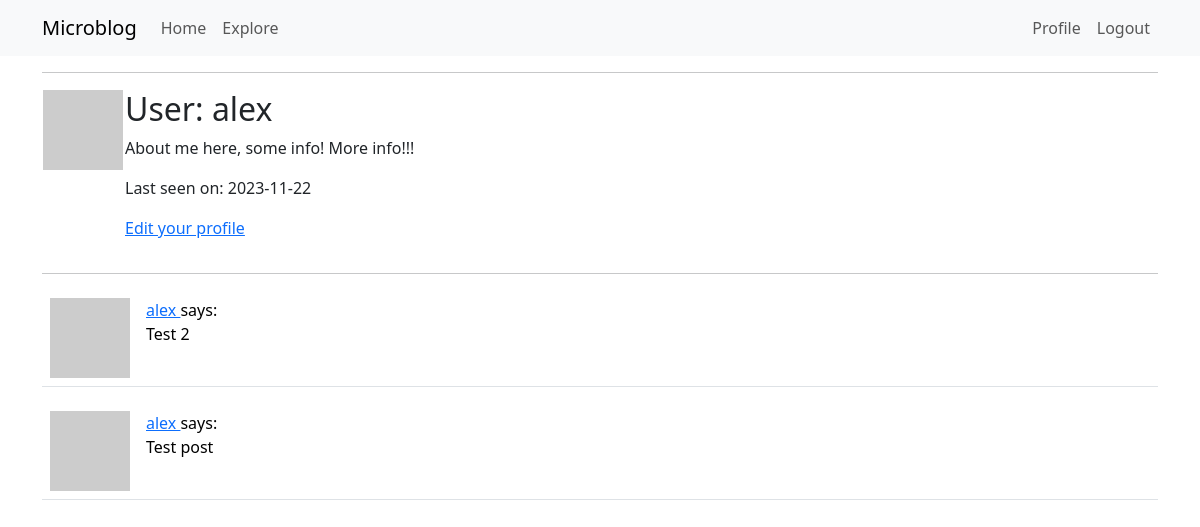
Page /user/alex (signed in) on the earlier database version.
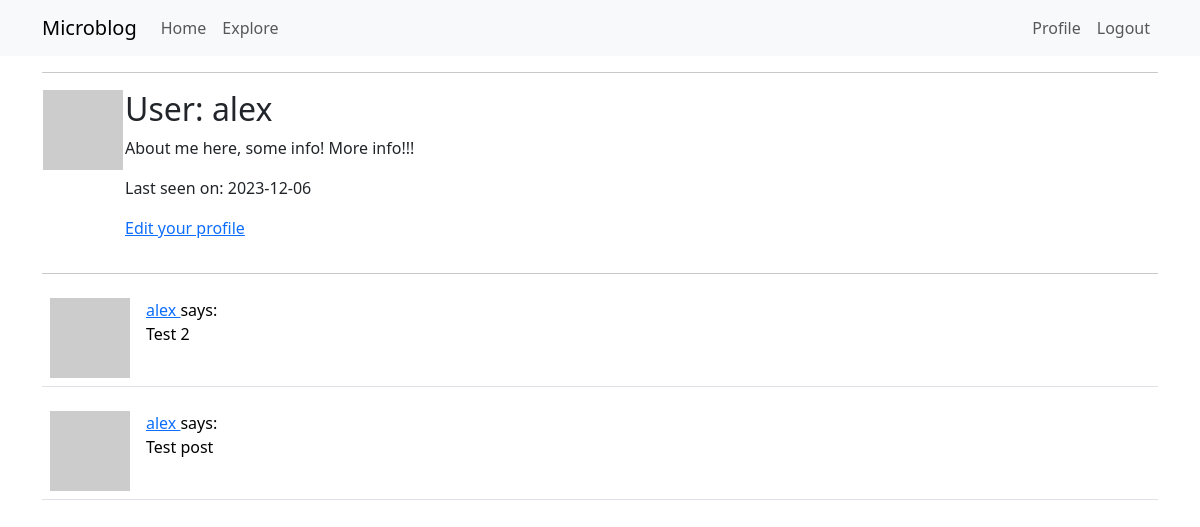
Same page on the later database version.
### app/models.py (models this page shows, shortened)
class User(UserMixin, db.Model):
    id = db.Column(db.Integer, primary_key=True)
    username = db.Column(db.String(64), index=True, unique=True)
    email = db.Column(db.String(120), index=True, unique=True)
    password_hash = db.Column(db.String(128))
    posts = db.relationship('Post', backref='author', lazy='dynamic')
    about_me = db.Column(db.String(140))
    last_seen = db.Column(db.DateTime, default=datetime.utcnow)
    followed = db.relationship(
        'User', secondary=followers,
        primaryjoin=(followers.c.follower_id == id),
        secondaryjoin=(followers.c.followed_id == id),
        backref=db.backref('followers', lazy='dynamic'), lazy='dynamic')
    def avatar(self, size):
        digest = md5(self.email.lower().encode('utf-8')).hexdigest()
        return 'https://www.gravatar.com/avatar/{}?d=identicon&s={}'.format(
            digest, size)

class Post(db.Model):
    id = db.Column(db.Integer, primary_key=True)
    body = db.Column(db.String(140))
    timestamp = db.Column(db.DateTime, index=True, default=datetime.utcnow)
    user_id = db.Column(db.Integer, db.ForeignKey('user.id'))

### app/routes.py (the view)
@app.route('/user/<username>')
@login_required
def user(username):
    user = User.query.filter_by(username=username).first_or_404()
    page = request.args.get('page', 1, type=int)
    posts = user.posts.order_by(Post.timestamp.desc()).paginate(
        page=page, per_page=app.config['POSTS_PER_PAGE'], error_out=False)
    next_url = url_for('user', username=user.username, page=posts.next_num) \
        if posts.has_next else None
    prev_url = url_for('user', username=user.username, page=posts.prev_num) \
        if posts.has_prev else None
    form = EmptyForm()
    return render_template('user.html', user=user, posts=posts.items, next_url=next_url, prev_url=prev_url, form=form)

### app/models.py (called while the page is built)
@login.user_loader
def load_user(id):
    return User.query.get(int(id))

### app/routes.py (called while the page is built)
@app.before_request
def before_request():
    if current_user.is_authenticated:
        current_user.last_seen = datetime.utcnow()
        db.session.commit()

### app/templates/user.html (shortened to what this page needs)
{% extends "base.html" %}
{% block content %}
    <table>
        <tr valign="top">
            <td><img src="{{ user.avatar(128) }}"></td>
            <td>
                <h2>User: {{ user.username }}</h2>
                {% if user.about_me %}<p>{{ user.about_me }}</p>{% endif %}
                {% if user.last_seen %}<p>Last seen on: {{ user.last_seen.date() }}</p>{% endif %}
                {% if user == current_user %}
                <p><a href="{{ url_for('edit_profile') }}">Edit your profile</a></p>
                {% endif %}
            </td>
        </tr>
    </table>
    <hr>
    {% for post in posts %}
        {% include '_post.html' %}
    {% endfor %}
{% endblock %}

### app/templates/base.html (shortened to what this page needs)
<!DOCTYPE html>
<html lang="en">
<head>
        <link
        href="https://cdn.jsdelivr.net/npm/bootstrap@5.3.2/dist/css/bootstrap.min.css"
        rel="stylesheet"
>
</head>
<body>
    <nav class="navbar navbar-expand-lg bg-body-tertiary">
      <div class="container">
            <a class="navbar-brand" href="{{ url_for('index') }}">Microblog</a>
            <div class="collapse navbar-collapse" id="navbarSupportedContent">
                <ul class="navbar-nav me-auto mb-2 mb-lg-0">
                 <li class="nav-item">
                    <a class="nav-link" aria-current="page" href="{{ url_for('index') }}">Home</a>
                </li>
                <li class="nav-item">
                  <a class="nav-link" aria-current="page" href="{{ url_for('explore') }}">Explore</a>
                </li>
                </ul>
            <ul class="navbar-nav mb-2 mb-lg-0">
            {% if current_user.is_anonymous %}
                <li class="nav-item">
                    <a class="nav-link" aria-current="page" href="{{ url_for('login') }}">Login</a>
                </li>
            {% else %}
            <li class="nav-item">
              <a class="nav-link" aria-current="page" href="{{ url_for('user', username=current_user.username) }}">Profile</a>
            </li>
            <li class="nav-item">
              <a class="nav-link" aria-current="page" href="{{ url_for('logout') }}">Logout</a>
            </li>
            {% endif %}
            </ul>
            </div>
        </div>
    </nav>
     <div class="container mt-3">
    <hr>
    {% block content %}
    {% endblock %}
     </div>
</body>
</html>

### app/templates/_post.html
    <table class="table table-hover">
        <tr>
            <td width="70px">
                <a href="{{ url_for('user', username=post.author.username) }}">
                    <img src="{{ post.author.avatar(70) }}" />
                </a>
            </td>
            <td>
                <a href="{{ url_for('user', username=post.author.username) }}">
                    {{ post.author.username }}
                </a>
                says:
                <br>
                {{ post.body }}
            </td>
        </tr>
    </table>

Differences in the rows shown:
changed User "alex": last_seen "2023-11-22" → "2023-12-06"
